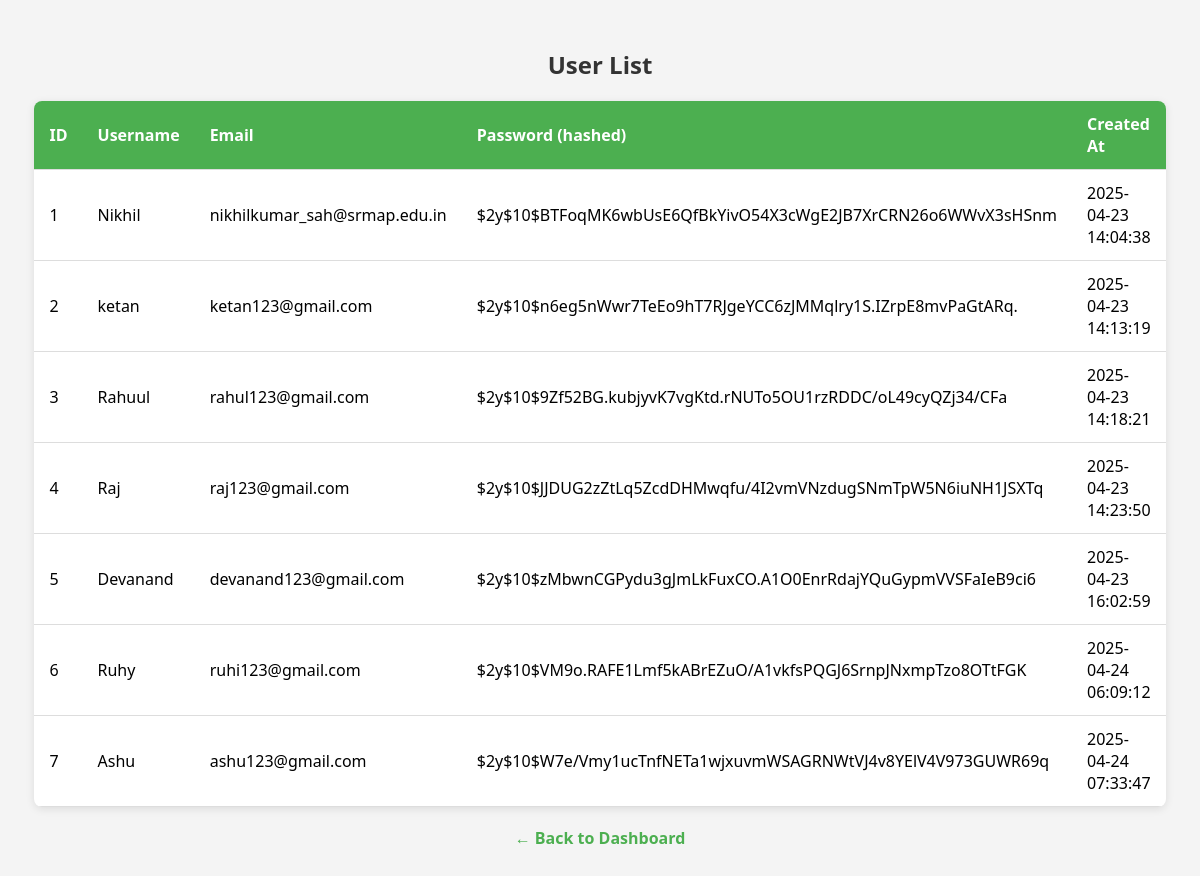
The app's page /view_users.php with its own data.
### tables this page shows
CREATE TABLE users (
    id INTEGER PRIMARY KEY AUTOINCREMENT,
    username TEXT UNIQUE,
    email TEXT UNIQUE,
    password TEXT,
    created_at TIMESTAMP DEFAULT CURRENT_TIMESTAMP
);

### view_users.php (the view, shortened to what this page needs)
<?php
require 'db.php';
$result = $db->query('SELECT * FROM users');
?>
<!DOCTYPE html>
<html lang="en">
<head>
</head>
<body>
<h2>User List</h2>
<table>
    <tr>
        <th>ID</th>
        <th>Username</th>
        <th>Email</th>
        <th>Password (hashed)</th>
        <th>Created At</th>
    </tr>
    <?php while ($row = $result->fetchArray(SQLITE3_ASSOC)): ?>
        <tr>
            <td><?php echo htmlspecialchars($row['id']); ?></td>
            <td><?php echo htmlspecialchars($row['username']); ?></td>
            <td><?php echo htmlspecialchars($row['email']); ?></td>
            <td><?php echo htmlspecialchars($row['password']); ?></td>
            <td><?php echo htmlspecialchars($row['created_at']); ?></td>
        </tr>
    <?php endwhile; ?>
</table>
<a href="dashboard.php" class="back-link">← Back to Dashboard</a>
</body>
</html>

### view_users.php (style rules this page uses)
body { font-family: 'Segoe UI', Tahoma, Geneva, Verdana, sans-serif; background: #f4f4f4; padding: 20px; }
h2 { text-align: center; color: #333; }
table { width: 80%; margin: 20px auto; border-collapse: collapse; background: white; box-shadow: 0 2px 8px rgba(0,0,0,0.1); border-radius: 8px; overflow: hidden; }
th, td { padding: 12px 15px; border-bottom: 1px solid #ddd; text-align: left; }
th { background-color: #4CAF50; color: white; }
.back-link { display: block; text-align: center; margin-top: 20px; text-decoration: none; color: #4CAF50; font-weight: bold; }

### records on screen
users: id "1", username "Nikhil", email "nikhilkumar_sah@srmap.edu.in", password "$2y$10$BTFoqMK6wbUsE6QfBkYivO54X3cWgE2JB7XrCRN26o6WWvX3sHSnm", created_at "2025-04-23 14:04:38"
users: id "2", username "ketan", email "ketan123@gmail.com", password "$2y$10$n6eg5nWwr7TeEo9hT7RJgeYCC6zJMMqlry1S.IZrpE8mvPaGtARq.", created_at "2025-04-23 14:13:19"
users: id "3", username "Rahuul", email "rahul123@gmail.com", password "$2y$10$9Zf52BG.kubjyvK7vgKtd.rNUTo5OU1rzRDDC/oL49cyQZj34/CFa", created_at "2025-04-23 14:18:21"
users: id "4", username "Raj", email "raj123@gmail.com", password "$2y$10$JJDUG2zZtLq5ZcdDHMwqfu/4I2vmVNzdugSNmTpW5N6iuNH1JSXTq", created_at "2025-04-23 14:23:50"
users: id "5", username "Devanand", email "devanand123@gmail.com", password "$2y$10$zMbwnCGPydu3gJmLkFuxCO.A1O0EnrRdajYQuGypmVVSFaIeB9ci6", created_at "2025-04-23 16:02:59"
users: id "6", username "Ruhy", email "ruhi123@gmail.com", password "$2y$10$VM9o.RAFE1Lmf5kABrEZuO/A1vkfsPQGJ6SrnpJNxmpTzo8OTtFGK", created_at "2025-04-24 06:09:12"
users: id "7", username "Ashu", email "ashu123@gmail.com", password "$2y$10$W7e/Vmy1ucTnfNETa1wjxuvmWSAGRNWtVJ4v8YElV4V973GUWR69q", created_at "2025-04-24 07:33:47"
